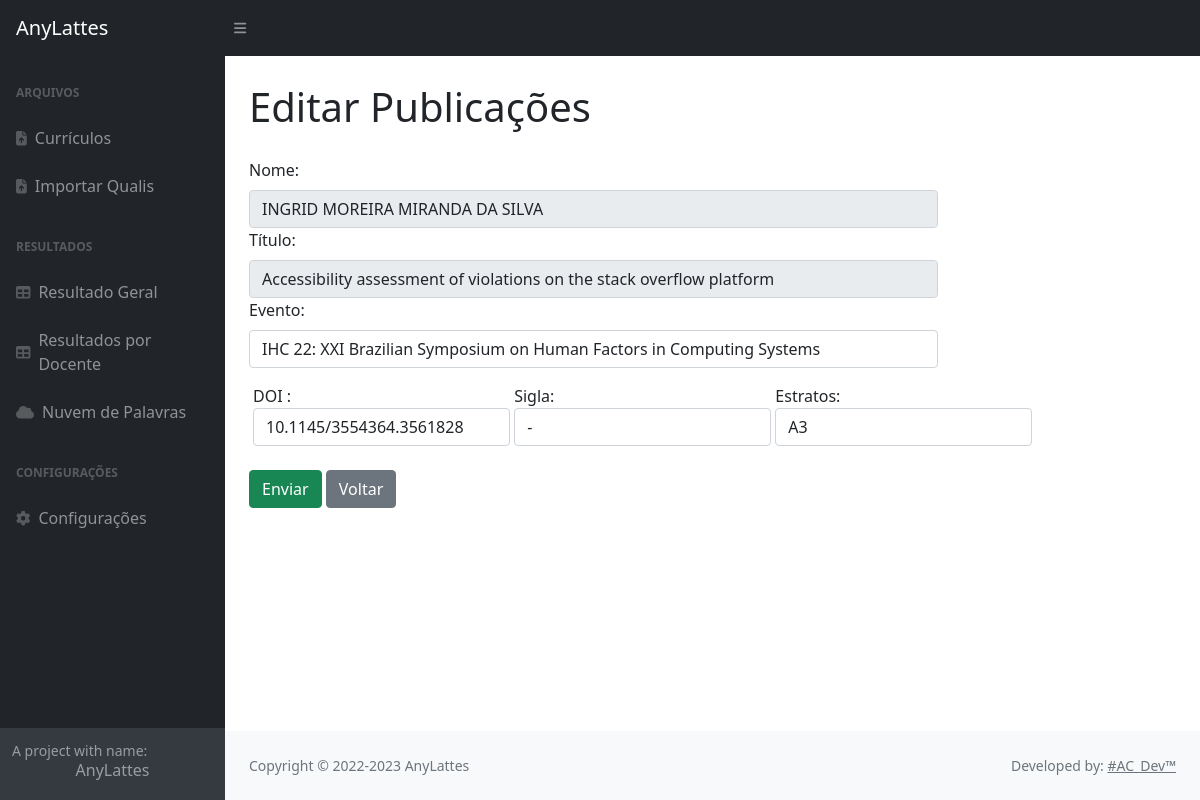
The app's page /edita_publicacao_docente/10 with its own data.
### tables this page shows
CREATE TABLE resultados(
                id INTEGER NOT NULL primary key autoincrement,
                nome_docente text NOT NULL,
                documento text NOT NULL,
                ano_evento text NOT NULL,
                titulo text NOT NULL,
                doi text NOT NULL,
                sigla text NOT NULL,
                nome_evento text NOT NULL,
                autores text NOT NULL,
                estratos text,
                notas REAL,
                versao INTEGER DEFAULT 0 NOT NULL
                );

### app.py (the view)
@app.route("/edita_publicacao_docente/<id>",methods=['POST','GET'])
def edita_publicacao_docente(id):
    mostra = mostra_publicacao(id)
    return render_template('edita_publicacao_docente.html',mostra=mostra)

### models/consulta.py (called while the page is built)
def mostra_publicacao(id):
    sql = "select id, nome_docente, titulo, doi, sigla, nome_evento, estratos from resultados r where id= "+id+";"
    cursor = db.cursor()
    cursor.execute(sql)
    resultado = cursor.fetchone()
    return resultado

### templates/edita_publicacao_docente.html (shortened to what this page needs)
{% extends 'base.html'%}
{%block content%}
<h1>{%block title%}Editar Publicações {%endblock%}</h1>
<form action="{{ url_for('atualiza_docente') }}" method="post" class="form-inline">
    <div class="row">
        <div class="col-md-9">
            <div class="form-group">
                <label for="nome_docente" class="form-label">Nome: </label>
                <input disabled type="text" name="nome_docente" value="{{mostra[1]}}" class="form-control">
            </div>
            <div class="form-group">
                <label for="titulo" class="form-label">Título:</label>
                <input disabled type="text" name="titulo" value="{{mostra[2]}}" class="form-control">
            </div>
            <div class="form-group">
                <label for="nome_docente" class="form-label"> Evento: </label>
                <input type="text" name="nome_evento" value="{{mostra[5]}}" class="form-control">
            </div>
        </div>
        <div class="card-body">
            <div class="row">
                <div class="container">
                    <label for="nome_docente" class="form-label"> DOI :
                        <input type="text" name="doi" value="{{mostra[3]}}" class="form-control col-md-3">
                    </label>
                    <label for="nome_docente" class="form-label">Sigla:
                        <input type="text" name="sigla" value="{{mostra[4]}}" class="form-control">
                    </label>
                    <label for="nome_docente" class="form-label">Estratos:
                        <input type="text" name="estratos" value="{{mostra[6]}}" class="form-control col-md-2">
                    </label>
                </div>
            </div>
        </div>
        <div>
            <button type="submit" class="btn btn-success">Enviar</button>
            <a href="{{url_for('resultado_por_docente')}}" class="btn btn-secondary" type="button">Voltar</a>
        </div>
    </div>
</form>
{%endblock%}

### static/css/estilos.css (style rules this page uses)
h1 { display: block; margin-block-start: 0.67em; margin-block-end: 0.67em; margin-inline-start: 0px; margin-inline-end: 0px; }

### records on screen
resultados: nome_docente "INGRID MOREIRA MIRANDA DA SILVA", titulo "Accessibility assessment of violations on the stack overflow platform", nome_evento "IHC 22: XXI Brazilian Symposium on Human Factors in Computing Systems", doi "10.1145/3554364.3561828", sigla "-", estratos "A3"
